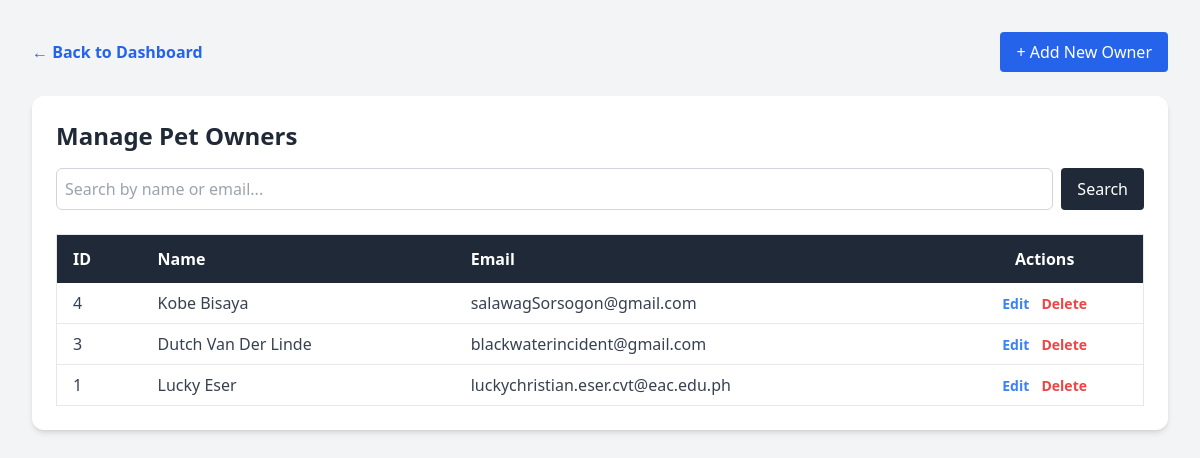
The app's page /owners.php (signed in) with its own data.
### tables this page shows
CREATE TABLE `owners` (
  `owner_id` int(11) NOT NULL,
  `first_name` varchar(50) NOT NULL,
  `last_name` varchar(50) NOT NULL,
  `phone_number` varchar(20) DEFAULT NULL,
  `email` varchar(100) DEFAULT NULL,
  `created_at` timestamp NOT NULL DEFAULT current_timestamp()
);

### owners.php (the view, shortened to what this page needs)
<?php
require_once 'includes/db_connect.php';
$search = $_GET['search'] ?? '';
if ($search) {
    $sql = "SELECT * FROM owners WHERE first_name LIKE ? OR last_name LIKE ? OR email LIKE ? ORDER BY owner_id DESC";
    $stmt = $pdo->prepare($sql);
    $search_term = "%" . $search . "%";
    $stmt->execute([$search_term, $search_term, $search_term]);
} else {
    $stmt = $pdo->query("SELECT * FROM owners ORDER BY owner_id DESC");
}
$owners = $stmt->fetchAll();
?>
<!DOCTYPE html>
<html lang="en">
<head>
    <script src="https://cdn.tailwindcss.com"></script>
</head>
<body class="bg-gray-100 p-8">
    <div class="max-w-6xl mx-auto space-y-6">
        <div class="flex justify-between items-center">
            <a href="index.php" class="text-blue-600 hover:underline font-semibold">&larr; Back to Dashboard</a>
            <a href="add_owner.php" class="bg-blue-600 text-white px-4 py-2 rounded hover:bg-blue-700 transition">+ Add New Owner</a>
        </div>
        <div class="bg-white p-6 rounded-xl shadow-md">
            <h2 class="text-2xl font-bold text-gray-800 mb-4">Manage Pet Owners</h2>
            <form action="owners.php" method="GET" class="mb-6 flex space-x-2">
                <input type="text" name="search" value="<?= htmlspecialchars($search) ?>" placeholder="Search by name or email..." class="flex-1 border border-gray-300 rounded-md p-2">
                <button type="submit" class="bg-gray-800 text-white px-4 py-2 rounded hover:bg-gray-900 transition">Search</button>
            </form>
            <div class="overflow-x-auto">
                <table class="min-w-full bg-white border border-gray-200">
                    <thead class="bg-gray-800 text-white">
                        <tr>
                            <th class="py-3 px-4 text-left">ID</th>
                            <th class="py-3 px-4 text-left">Name</th>
                            <th class="py-3 px-4 text-left">Email</th>
                            <th class="py-3 px-4 text-center">Actions</th>
                        </tr>
                    </thead>
                    <tbody class="text-gray-700">
                        <?php if(empty($owners)): ?>
                            <tr><td colspan="4" class="py-4 text-center text-gray-500">No owners found.</td></tr>
                        <?php else: ?>
                            <?php foreach ($owners as $owner): ?>
                                <tr class="border-b hover:bg-gray-50">
                                    <td class="py-2 px-4"><?= $owner['owner_id'] ?></td>
                                    <td class="py-2 px-4 font-medium"><?= htmlspecialchars($owner['first_name'] . ' ' . $owner['last_name']) ?></td>
                                    <td class="py-2 px-4"><?= htmlspecialchars($owner['email']) ?></td>
                                    <td class="py-2 px-4 text-center space-x-2">
                                        <a href="edit_owner.php?id=<?= $owner['owner_id'] ?>" class="text-blue-500 hover:underline text-sm font-semibold">Edit</a>
                                        <a href="delete_owner.php?id=<?= $owner['owner_id'] ?>" onclick="return confirm('Are you sure? This will also delete all pets owned by this person.');" class="text-red-500 hover:underline text-sm font-semibold">Delete</a>
                                    </td>
                                </tr>
                            <?php endforeach; ?>
                        <?php endif; ?>
                    </tbody>
                </table>
            </div>
        </div>
    </div>
</body>
</html>

### records on screen
owners: owner_id "4", first_name+last_name "Kobe Bisaya", email "salawagSorsogon@gmail.com"
owners: owner_id "3", first_name+last_name "Dutch Van Der Linde", email "blackwaterincident@gmail.com"
owners: owner_id "1", first_name+last_name "Lucky Eser", email "luckychristian.eser.cvt@eac.edu.ph"
